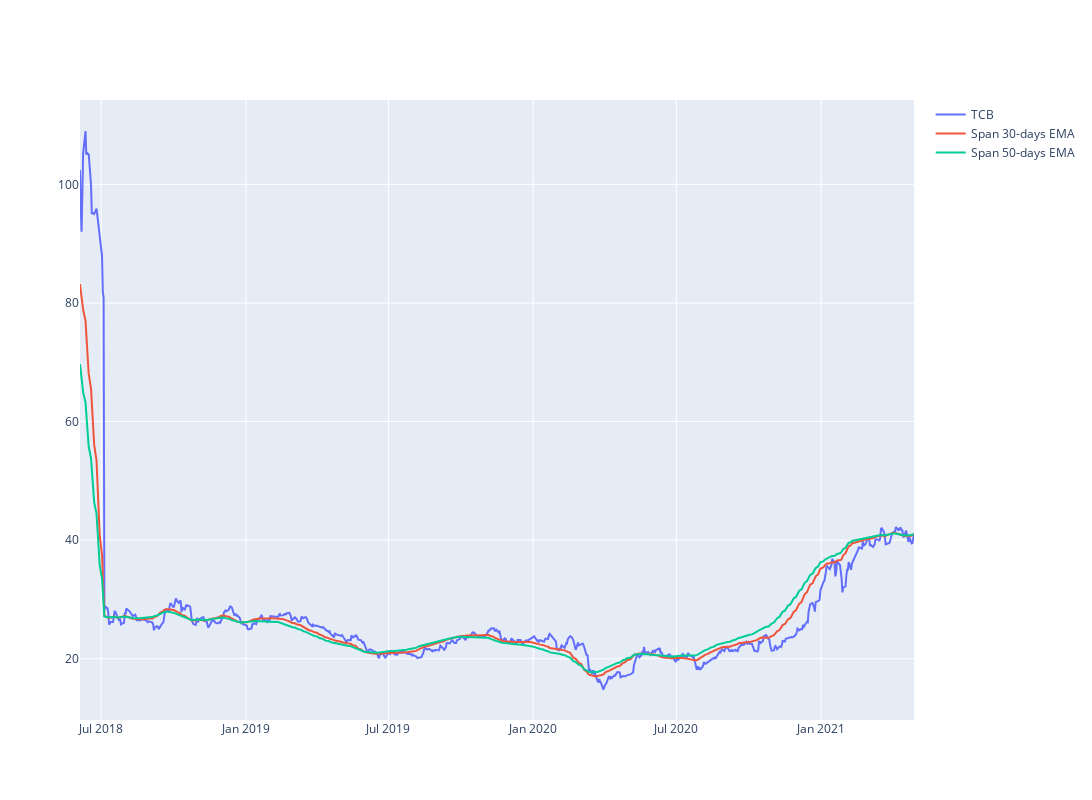

Notebook code cell kept with this figure:
### Code cell
#plot linechart for stock price
short_rolling = df['<Close>'].rolling(window=20).mean()

ema_long = df['<Close>'].ewm(span=50, adjust=False).mean()
ema_short = df['<Close>'].ewm(span=30, adjust=False).mean()
line_price = df['<Close>']
fig = go.Figure()
#px.line(df_hpg, x='datetime', y='<Close>', labels={'x':'Date', 'y':'Price'})
fig.update_layout(  autosize=False,   width=1200,    height=800)
fig.add_trace(go.Scatter(x=df.datetime, y=line_price, 
                        mode='lines', name=stock))

fig.add_trace(go.Scatter(x=df.datetime, y=ema_short, 
                        mode='lines', name='Span 30-days EMA'))

fig.add_trace(go.Scatter(x=df.datetime, y=ema_long, 
                        mode='lines', name='Span 50-days EMA'))

### Figure 1 — Plotly figure (JSON) as saved in the notebook; plotly's stock layout.template omitted (floating-point values rounded to 4 significant figures; data arrays with more than 128 entries replaced by an {"elided": "..."} marker saying what was removed)
{"data": [{"mode": "lines", "name": "TCB", "type": "scatter", "x": {"elided": "729 str values"}, "y": {"elided": "729 float values"}}, {"mode": "lines", "name": "Span 30-days EMA", "type": "scatter", "x": {"elided": "729 str values"}, "y": {"elided": "729 float values"}}, {"mode": "lines", "name": "Span 50-days EMA", "type": "scatter", "x": {"elided": "729 str values"}, "y": {"elided": "729 float values"}}], "layout": {"autosize": false, "height": 800, "width": 1200}}
